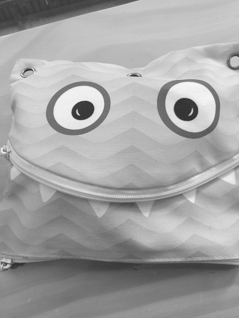
#> input picture python_opencv_1_src/12_히스토그램/2_히스토그램 평활화/test1.png, 239 x 318 px
$ python 13-6.py
#> lines starting #> are read from the running program, lines starting #| are printed output that depends on the picture; after the words box and inside, x2 and y2 are one past the last pixel; in counts of white or black regions, pixels touching at a corner belong together
#> further down, img_gray is the input picture: shape (318, 239); min 45, max 246, mean 162.8
import cv2 as cv
import numpy as np


def draw_histogram(img):

    hist_h = img.shape[0]
#> hist_h = 318
    hist_w = 256
    img_histogram1 = np.zeros((hist_h, hist_w, 1), dtype=np.uint8)


    histSize = 256
    histRange = (0, 256)
    accumulate = False
    hist_item = cv.calcHist([img], [0], None, [histSize], histRange,
        accumulate=accumulate)
#> hist_item = 256 values, max 1500 at index 196, min 0 at index 0, mean 296.9

    cv.normalize(hist_item, hist_item, alpha=0, beta=hist_h,
        norm_type=cv.NORM_MINMAX)

    for i in range(0, histSize):

        cv.line(img_histogram1, ( i, hist_h-int(np.round(hist_item[i])) ),
            ( i, hist_h ), ( 255, 255, 255))
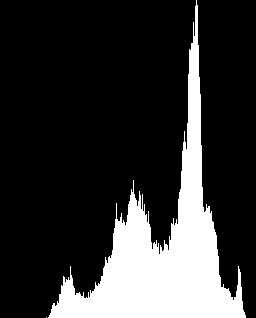
#> img_histogram1: shape (318, 256, 1); 19.8% white; 2 white regions (1 under 20 px), largest, box (x1, y1, x2, y2) and area: (48, 0, 246, 318) 16111


    img_histogram2 = np.zeros((hist_h, hist_w, 1), dtype=np.uint8)
#> img_histogram2: shape (318, 256, 1); every value is 0


    c_hist = np.zeros(hist_item.shape, dtype=hist_item.dtype)
#> c_hist = 256 values from 0 to 0

    c_hist[0] = hist_item[0]
    for i in range(1, hist_item.shape[0]):
        c_hist[i] = hist_item[i] + c_hist[i-1]
#> after the loop, c_hist = 256 values from 0 to 16112.4

    cv.normalize(c_hist, c_hist, alpha=0, beta=hist_h,
        norm_type=cv.NORM_MINMAX)


    for i in range(1, histSize):
        pts = []
        pts.append((i, hist_h - np.round(c_hist[i])))
        pts.append(((i-1), hist_h - np.round(c_hist[i-1])))
        pts= np.array(pts)
        pts = np.int32(pts)
        cv.polylines(img_histogram2, [pts], False, (255,255,255))


    result = cv.hconcat((img_histogram1, img_histogram2))

    return result


img_gray = cv.imread('test1.png', cv.IMREAD_GRAYSCALE)
#> (the run stopped early here; a loop or call above may not have finished)

$ run again, with python_opencv_1_src/12_히스토그램/2_히스토그램 평활화/test3.png copied over python_opencv_1_src/12_히스토그램/2_히스토그램 평활화/test1.png
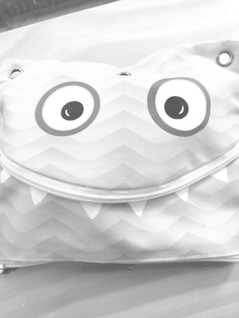
#> input picture python_opencv_1_src/12_히스토그램/2_히스토그램 평활화/test3.png, 239 x 318 px
#> img_gray is the input picture: shape (318, 239); min 84, max 255, mean 210.9
#> hist_item = 256 values, max 2464 at index 255, min 0 at index 0, mean 296.9
#> after the loop in draw_histogram, `for i in range(0, histSize):`:
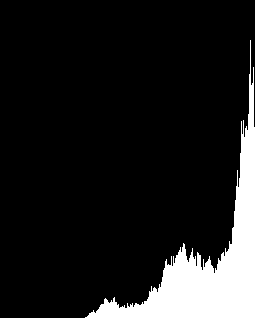
#> img_histogram1: shape (318, 256, 1); 12% white; 1 white region, box (x1, y1, x2, y2) and area: (85, 0, 256, 318) 9809
#> img_histogram2: shape (318, 256, 1); every value is 0
#> in draw_histogram, `c_hist = np.zeros(hist_item.shape, dtype=hist_item.dtype)`: c_hist = 256 values from 0 to 0
#> after the loop in draw_histogram, `for i in range(1, hist_item.shape[0]):`: c_hist = 256 values from 0 to 9808.7

$ run again, with python_opencv_1_src/12_히스토그램/2_히스토그램 평활화/apple.jpg saved as python_opencv_1_src/12_히스토그램/2_히스토그램 평활화/test1.png
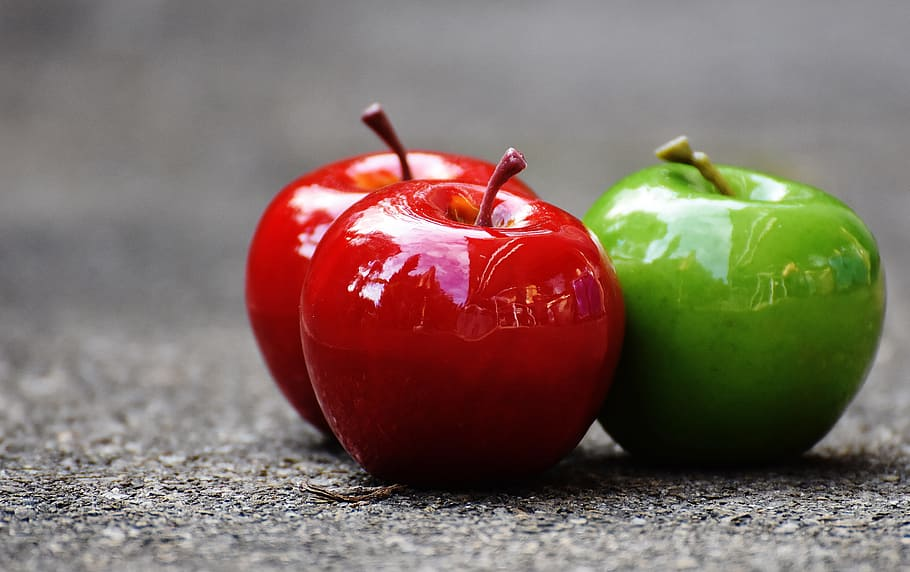
#> input picture python_opencv_1_src/12_히스토그램/2_히스토그램 평활화/apple.jpg, 910 x 572 px
#> `img_gray = cv.imread('test1.png', cv.IMREAD_GRAYSCALE)`:
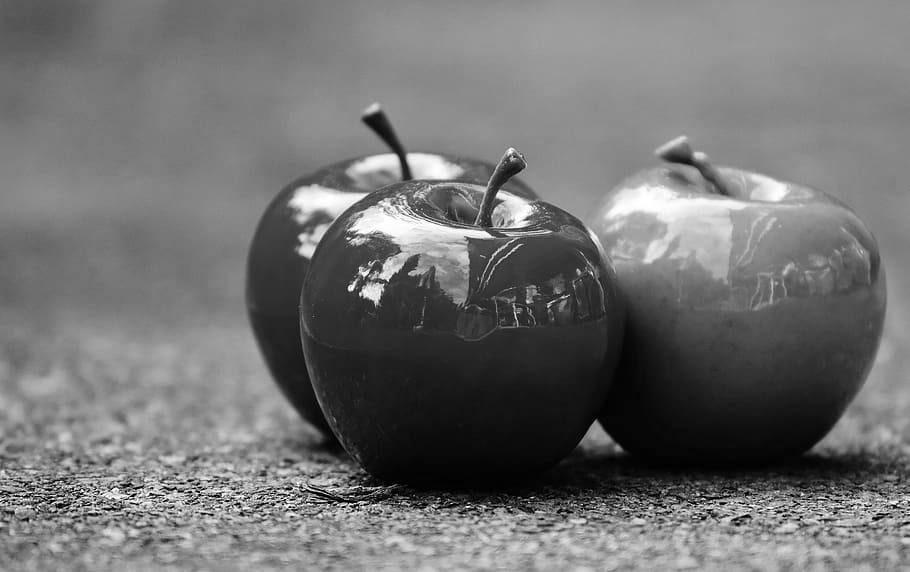
#> img_gray: shape (572, 910); min 0, max 255, mean 113.3
#> hist_item = 256 values, max 9459 at index 143, min 115 at index 255, mean 2033.3
#> after the loop in draw_histogram, `for i in range(0, histSize):`:
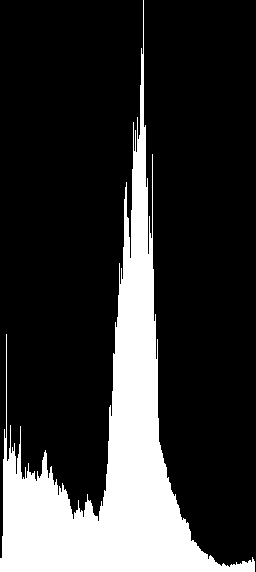
#> img_histogram1: shape (572, 256, 1); 20.5% white; 1 white region, box (x1, y1, x2, y2) and area: (0, 0, 255, 572) 30064
#> img_histogram2: shape (572, 256, 1); every value is 0
#> in draw_histogram, `c_hist = np.zeros(hist_item.shape, dtype=hist_item.dtype)`: c_hist = 256 values from 0 to 0
#> after the loop in draw_histogram, `for i in range(1, hist_item.shape[0]):`: c_hist = 256 values from 14.39 to 30061.8
